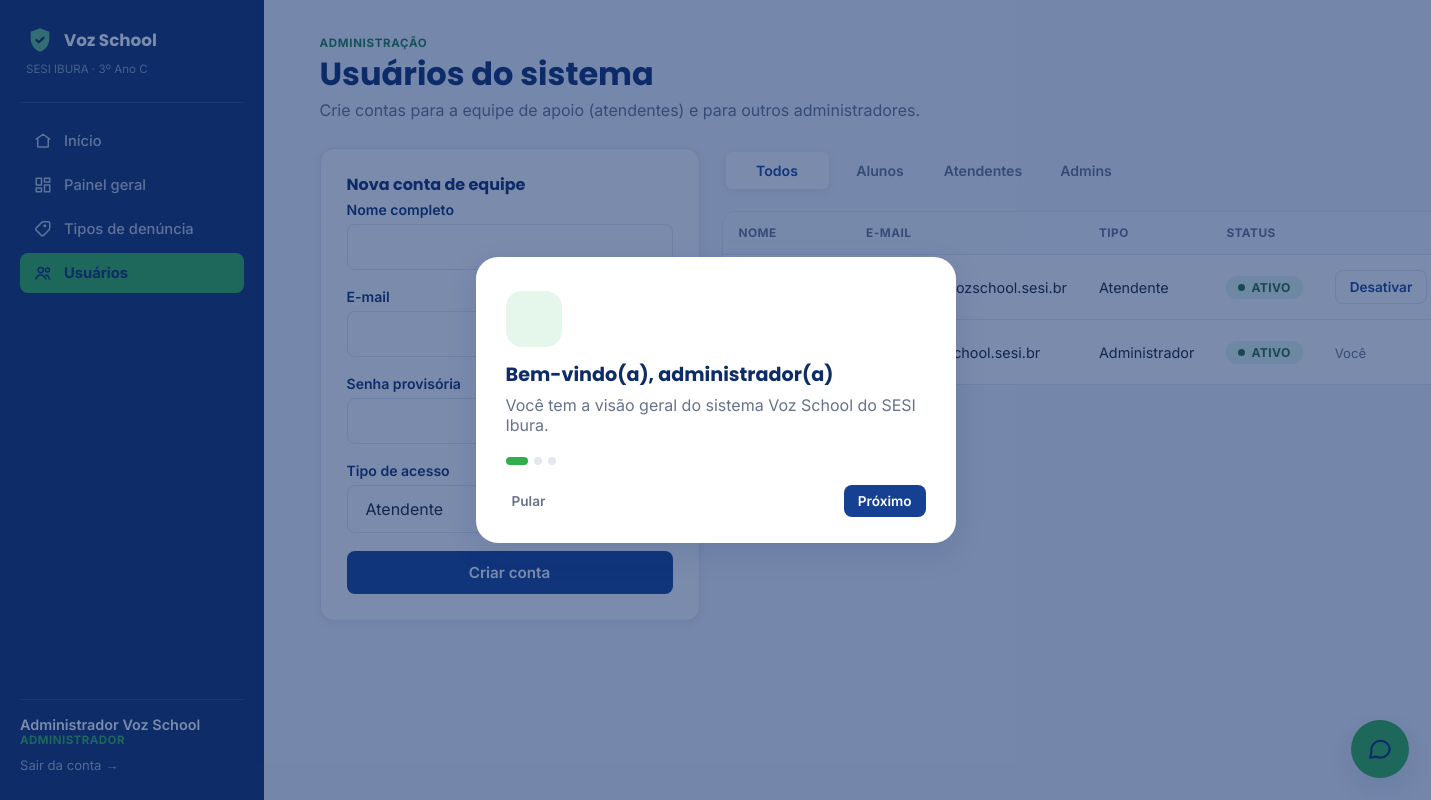
Page /admin_usuarios.php (signed in) on the committed database.
### tables this page shows
CREATE TABLE usuarios (
    id INT AUTO_INCREMENT PRIMARY KEY,
    nome VARCHAR(120) NOT NULL,
    email VARCHAR(150) NOT NULL UNIQUE,
    senha VARCHAR(255) NOT NULL,
    turma VARCHAR(40) DEFAULT NULL,
    tipo_usuario TINYINT NOT NULL DEFAULT 1,
    ativo TINYINT(1) NOT NULL DEFAULT 1,
    criado_em DATETIME NOT NULL DEFAULT CURRENT_TIMESTAMP
);

### includes/auth.php (called while the page is built, shortened)
<?php
function estaLogado(): bool
{
    return isset($_SESSION['usuario_id']);
}
function usuarioLogado(): ?array
{
    return [
        'id'    => $_SESSION['usuario_id'],
        'nome'  => $_SESSION['usuario_nome'],
        'email' => $_SESSION['usuario_email'],
        'tipo'  => (int) $_SESSION['usuario_tipo'],
        'tutorial_visto' => (int) ($_SESSION['usuario_tutorial_visto'] ?? 0),
    ];
}
function nomeTipoUsuario(int $tipo): string
{
    return match ($tipo) {
        1 => 'Denunciante',
        2 => 'Atendente',
        3 => 'Administrador',
        default => 'Desconhecido',
    };
}

### admin_usuarios.php (the view, shortened to what this page needs)
<?php
require_once __DIR__ . '/includes/auth.php';
$activePage = 'usuarios';
require_once __DIR__ . '/includes/header.php';
$pdo = getConexao();
$filtro = $_GET['tipo'] ?? 'todos';
$sql = 'SELECT * FROM usuarios';
$params = [];
$sql .= ' ORDER BY tipo_usuario, nome';
$stmt = $pdo->prepare($sql);
$stmt->execute($params);
$usuarios = $stmt->fetchAll();
?>
<div class="page-head">
  <div>
    <span class="eyebrow">Administração</span>
    <h1>Usuários do sistema</h1>
    <p class="mb-0">Crie contas para a equipe de apoio (atendentes) e para outros administradores.</p>
  </div>
</div>
<div class="detail-grid" style="grid-template-columns: 380px 1fr;">
  <div class="card">
    <h2 style="font-size:1rem;">Nova conta de equipe</h2>
    <form method="POST" action="process_usuario.php">
      <div class="field">
        <label for="nome">Nome completo</label>
        <input type="text" id="nome" name="nome" required>
      </div>
      <div class="field">
        <label for="email">E-mail</label>
      </div>
      <div class="field">
        <label for="senha">Senha provisória</label>
      </div>
      <div class="field">
        <label for="tipo_usuario">Tipo de acesso</label>
      </div>
      <button type="submit" class="btn btn-primary btn-block">Criar conta</button>
    </form>
  </div>
  <div>
    <div class="auth-tabs" style="max-width:420px;margin-bottom:18px;">
      <a href="?tipo=todos" class="<?= $filtro === 'todos' ? 'active' : '' ?>">Todos</a>
      <a href="?tipo=1" class="<?= $filtro === '1' ? 'active' : '' ?>">Alunos</a>
      <a href="?tipo=2" class="<?= $filtro === '2' ? 'active' : '' ?>">Atendentes</a>
      <a href="?tipo=3" class="<?= $filtro === '3' ? 'active' : '' ?>">Admins</a>
    </div>
    <div class="table-wrap">
      <table>
        <thead><tr><th>Nome</th><th>E-mail</th><th>Tipo</th><th>Status</th><th></th></tr></thead>
        <tbody>
        <?php foreach ($usuarios as $u): ?>
          <tr>
            <td><?= htmlspecialchars($u['nome']) ?><?= $u['turma'] ? '<br><span class="small text-muted">'.htmlspecialchars($u['turma']).'</span>' : '' ?></td>
            <td><?= htmlspecialchars($u['email']) ?></td>
            <td><?= nomeTipoUsuario((int) $u['tipo_usuario']) ?></td>
            <td><span class="pill <?= $u['ativo'] ? 'pill-resolvida' : 'pill-arquivada' ?>"><?= $u['ativo'] ? 'Ativo' : 'Inativo' ?></span></td>
            <td>
              <?php if ((int) $u['id'] !== (int) $usuario['id']): ?>
                <form method="POST" action="process_usuario.php">
                  <button type="submit" class="btn btn-sm btn-outline"><?= $u['ativo'] ? 'Desativar' : 'Ativar' ?></button>
                </form>
              <?php else: ?>
                <span class="small text-muted">Você</span>
              <?php endif; ?>
            </td>
          </tr>
        <?php endforeach; ?>
        </tbody>
      </table>
    </div>
  </div>
</div>
<?php require_once __DIR__ . '/includes/footer.php'; ?>

### includes/header.php (shortened to what this page needs)
<?php
require_once __DIR__ . '/auth.php';
$usuario = usuarioLogado();
$activePage = $activePage ?? '';
?>
<!DOCTYPE html>
<html lang="pt-BR">
<head>
<link rel="stylesheet" href="css/style.css">
</head>
<body>
<?php require_once __DIR__ . '/tutorial.php'; ?>
<div class="app-shell">
  <aside class="sidebar" id="sidebar">
    <div class="logo-row">
      <svg width="28" height="28" viewBox="0 0 24 24" fill="none"><path d="M12 2L4 5v6c0 5.2 3.4 9.8 8 11 4.6-1.2 8-5.8 8-11V5l-8-3z" fill="#5FBE85"/><path d="M9 12l2 2 4-4" stroke="#10233F" stroke-width="1.8" stroke-linecap="round" stroke-linejoin="round"/></svg>
      <strong>Voz School</strong>
    </div>
    <div class="school-tag">SESI IBURA · 3º Ano C</div>
    <nav>
      <a href="home.php" class="<?= $activePage === 'home' ? 'active' : '' ?>">
        <svg width="18" height="18" viewBox="0 0 24 24" fill="none" stroke="currentColor" stroke-width="2" stroke-linecap="round" stroke-linejoin="round"><path d="M3 9.5 12 3l9 6.5"/><path d="M5 10v10h14V10"/></svg>
        Início
      </a>
      <?php if ($usuario['tipo'] === 3): ?>
        <a href="admin_dashboard.php" class="<?= $activePage === 'dashboard' ? 'active' : '' ?>">
          <svg width="18" height="18" viewBox="0 0 24 24" fill="none" stroke="currentColor" stroke-width="2" stroke-linecap="round" stroke-linejoin="round"><rect x="3" y="3" width="7" height="9"/><rect x="14" y="3" width="7" height="5"/><rect x="14" y="12" width="7" height="9"/><rect x="3" y="16" width="7" height="5"/></svg>
          Painel geral
        </a>
        <a href="admin_tipos_denuncia.php" class="<?= $activePage === 'tipos' ? 'active' : '' ?>">
          <svg width="18" height="18" viewBox="0 0 24 24" fill="none" stroke="currentColor" stroke-width="2" stroke-linecap="round" stroke-linejoin="round"><path d="M20.6 12.6 12.7 20.5a2 2 0 0 1-2.8 0l-7-7a2 2 0 0 1 0-2.8l7.9-7.9a2 2 0 0 1 1.4-.6H19a2 2 0 0 1 2 2v6a2 2 0 0 1-.6 1.4z"/><circle cx="14.5" cy="7.5" r="1"/></svg>
          Tipos de denúncia
        </a>
        <a href="admin_usuarios.php" class="<?= $activePage === 'usuarios' ? 'active' : '' ?>">
          <svg width="18" height="18" viewBox="0 0 24 24" fill="none" stroke="currentColor" stroke-width="2" stroke-linecap="round" stroke-linejoin="round"><circle cx="9" cy="8" r="3.5"/><path d="M2.5 20c1-3.6 3.8-5.5 6.5-5.5s5.5 1.9 6.5 5.5"/><circle cx="18" cy="8" r="2.6"/><path d="M15.7 14.7c2.1.3 4 2 4.8 5.3"/></svg>
          Usuários
        </a>
      <?php endif; ?>
    </nav>
    <div class="user-box">
      <div class="name"><?= htmlspecialchars($usuario['nome']) ?></div>
      <div class="role"><?= nomeTipoUsuario($usuario['tipo']) ?></div>
      <a href="logout.php" class="logout">Sair da conta →</a>
    </div>
  </aside>
  <div class="main-content">
    <main class="page">

### includes/tutorial.php (shortened to what this page needs)
<?php
$tipo = $usuario['tipo'];
if ($tipo === 1) {
    $passos = [
        ['icone' => 'shield', 'titulo' => 'Bem-vindo(a) ao Voz School', 'texto' => 'Este é o canal de denúncia de bullying do SESI Ibura. Aqui você pode relatar situações com segurança e acompanhar o retorno da equipe de apoio.'],
        ['icone' => 'plus', 'titulo' => 'Registrar uma denúncia', 'texto' => 'Em "Nova denúncia" você descreve o que aconteceu e pode anexar uma foto ou gravar um áudio contando a situação com sua própria voz.'],
        ['icone' => 'lock', 'titulo' => 'Anônima se você preferir', 'texto' => 'Você escolhe se quer se identificar ou manter sigilo. Também é possível denunciar sem criar conta, usando apenas o CPF — mas para acompanhar a resposta depois, é preciso ter uma conta.'],
        ['icone' => 'list', 'titulo' => 'Acompanhe o andamento', 'texto' => 'Em "Minhas denúncias" você vê o status de cada relato e a resposta da equipe de apoio assim que ela for registrada.'],
    ];
} else {
    $passos = [
        ['icone' => 'shield', 'titulo' => 'Bem-vindo(a), administrador(a)', 'texto' => 'Você tem a visão geral do sistema Voz School do SESI Ibura.'],
        ['icone' => 'list', 'titulo' => 'Painel geral', 'texto' => 'Acompanhe estatísticas de denúncias por status e a atividade recente da escola.'],
        ['icone' => 'plus', 'titulo' => 'Configurações', 'texto' => 'Cadastre os tipos de denúncia disponíveis para os alunos e gerencie contas de atendentes e administradores.'],
    ];
}
$icones = [
    'shield' => '<svg width="26" height="26" viewBox="0 0 24 24" fill="none" stroke="currentColor" stroke-width="2" stroke-linecap="round" stroke-linejoin="round"><path d="M12 2 4 5v6c0 5.2 3.4 9.8 8 11 4.6-1.2 8-5.8 8-11V5l-8-3z"/><path d="M9 12l2 2 4-4"/></svg>',
    'plus'   => '<svg width="26" height="26" viewBox="0 0 24 24" fill="none" stroke="currentColor" stroke-width="2" stroke-linecap="round" stroke-linejoin="round"><circle cx="12" cy="12" r="9"/><path d="M12 8v8M8 12h8"/></svg>',
    'lock'   => '<svg width="26" height="26" viewBox="0 0 24 24" fill="none" stroke="currentColor" stroke-width="2" stroke-linecap="round" stroke-linejoin="round"><rect x="4" y="10" width="16" height="10" rx="2"/><path d="M8 10V7a4 4 0 0 1 8 0v3"/></svg>',
    'list'   => '<svg width="26" height="26" viewBox="0 0 24 24" fill="none" stroke="currentColor" stroke-width="2" stroke-linecap="round" stroke-linejoin="round"><path d="M4 6h16M4 12h16M4 18h10"/></svg>',
];
?>
<div class="tutorial-overlay" id="tutorialOverlay">
  <div class="tutorial-modal">
    <?php foreach ($passos as $i => $p): ?>
      <div class="tutorial-step" data-step="<?= $i ?>" style="<?= $i === 0 ? '' : 'display:none;' ?>">
        <div class="step-icon"><?= $icones[$p['icone']] ?></div>
        <h3><?= htmlspecialchars($p['titulo']) ?></h3>
        <p><?= htmlspecialchars($p['texto']) ?></p>
      </div>
    <?php endforeach; ?>
    <div class="tutorial-dots">
      <?php foreach ($passos as $i => $p): ?>
        <span class="<?= $i === 0 ? 'active' : '' ?>" data-dot="<?= $i ?>"></span>
      <?php endforeach; ?>
    </div>
    <div class="tutorial-footer">
      <button type="button" class="tutorial-skip" id="tutorialPular">Pular</button>
      <button type="button" class="btn btn-primary btn-sm" id="tutorialProximo" data-total="<?= count($passos) ?>">Próximo</button>
    </div>
  </div>
</div>

### includes/footer.php (shortened to what this page needs)
    </main>
  </div>
</div>
<?php require_once __DIR__ . '/suporte.php'; ?>
</body>
</html>

### includes/suporte.php (shortened to what this page needs)
<button class="suporte-fab" id="suporteFab" aria-label="Abrir suporte" type="button">
  <svg width="26" height="26" viewBox="0 0 24 24" fill="none" stroke="currentColor" stroke-width="2" stroke-linecap="round" stroke-linejoin="round"><path d="M21 11.5a8.4 8.4 0 0 1-8.9 8.4 8.9 8.9 0 0 1-3.7-.8L3 20l1-5.2A8.4 8.4 0 1 1 21 11.5z"/></svg>
</button>

### rows in the picture
usuarios: email "atendente@vozschool.sesi.br", tipo_usuario "Atendente", ativo "ATIVO"
usuarios: tipo_usuario "Administrador", ativo "ATIVO", shows "Você"

### other values in the picture
$p['titulo'] "Bem-vindo(a), administrador(a)"
$p['texto'] "Você tem a visão geral do sistema Voz School do SESI Ibura."
$usuario['nome'] "Administrador Voz School"
nomeTipoUsuario($usuario['tipo']) "ADMINISTRADOR"
